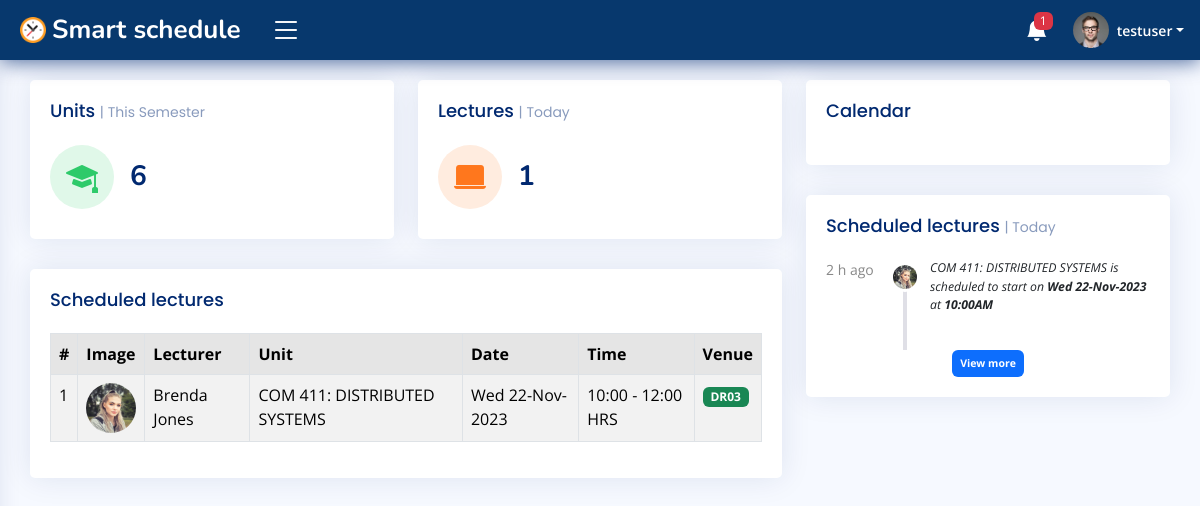
Page /campus/u/homepage/ (signed in) on the committed database.
### accounts/models.py (models this page shows, shortened)
class User(AbstractUser):
    id = models.CharField(max_length=30, primary_key=True, unique=True, editable=False)
    first_name = models.CharField(max_length=15, blank=False)
    last_name = models.CharField(max_length=15, blank=False)
    email = models.EmailField(unique=True)
    gender = models.CharField(max_length=7, blank=False)
    dob = models.DateField(null=True, blank=False, db_column='Date of Birth')
    age = models.PositiveIntegerField(default=0, editable=False)
    mobile_no = PhoneNumberField()
    profile_pic = models.ImageField(upload_to='Users/imgs/dps/', default='default.png')
    is_student = models.BooleanField(default=False)
    date_updated = models.DateTimeField(auto_now=True)
    REQUIRED_FIELDS = ['username']
    USERNAME_FIELD = 'email'
    def __str__(self) -> str:
        return self.username
    class Meta:
        ordering = ['username', 'first_name', 'last_name']

class Faculty(models.Model):
    id = models.CharField(max_length=30, primary_key=True, unique=True, editable=False)
    staff = models.OneToOneField(User, on_delete=models.CASCADE, editable=False)
    school = models.CharField(max_length=70, blank=False)
    department = models.CharField(max_length=40, blank=False)
    position = models.CharField(max_length=20, blank=False)
    date_created = models.DateTimeField(auto_now_add=True)
    date_updated = models.DateTimeField(auto_now=True)
    class Meta:
        ordering = ['staff', 'school']
        verbose_name_plural = 'Faculty records'

### campus/models.py (models this page shows)
class Lecture(models.Model):
    id = models.CharField(max_length=30, primary_key=True, unique=True, editable=False)
    lecturer = models.ForeignKey(Faculty, on_delete=models.CASCADE, editable=False)
    student = models.ForeignKey(Student, on_delete=models.CASCADE, null=True, editable=False)
    lecture_hall = models.ForeignKey('LectureHall', on_delete=models.CASCADE, editable=False, null=True, db_column='Venue')
    unit_name = models.ForeignKey(BookedUnit, on_delete=models.CASCADE)
    lecture_date = models.DateField(null=False, blank=False)
    start_time = models.TimeField(null=False, blank=False, db_column='Scheduled start time')    # lecture should start at this time
    end_time = models.TimeField(null=False, blank=False, db_column='Scheduled end time')     # lecture should end at this time
    recurrence_pattern = models.CharField(max_length=10, blank=False)
    total_students = models.PositiveIntegerField(default=0, editable=False)     # approximate no. of students expected to attend the lecture.
    is_attending = models.BooleanField(default=False)   # is the student attending the lecture?
    is_taught = models.BooleanField(default=False, editable=False)  # was the class taught or it "bounced".
    date_scheduled = models.DateTimeField(auto_now_add=True)
    date_updated = models.DateTimeField(auto_now=True)
    class Meta:
        ordering = ['lecturer', 'lecture_hall', '-date_scheduled']
        verbose_name_plural = 'Scheduled lectures'

class BookedUnit(models.Model):
    id = models.CharField(max_length=30, primary_key=True, unique=True, editable=False)
    lecturer = models.ForeignKey(Faculty, on_delete=models.CASCADE)
    students_course = models.CharField(max_length=50, blank=False)
    course_name = models.CharField(max_length=80, blank=False)
    year_of_study = models.CharField(max_length=10, blank=False)
    semester = models.CharField(max_length=1, blank=False)
    booking_date = models.DateTimeField(auto_now_add=True)
    date_updated = models.DateTimeField(auto_now=True)
    def __str__(self) -> str:
        return self.course_name
    class Meta:
        ordering = ['course_name', 'lecturer']
        verbose_name_plural = 'Booked units'

class LectureHall(models.Model):
    id = models.CharField(max_length=30, primary_key=True, unique=True, editable=False)
    academic_block = models.CharField(max_length=20, blank=False)
    hall_no = models.CharField(max_length=5, unique=True, blank=False)
    seating_capacity = models.PositiveIntegerField(default=0)
    floor = models.CharField(max_length=7, blank=False)
    rating = models.PositiveIntegerField(default=0, editable=False)
    image = models.ImageField(upload_to='Lecture-Halls/img/', default='lecture-hall.png')
    date_created = models.DateTimeField(auto_now_add=True)
    date_edited = models.DateTimeField(auto_now=True)
    def __str__(self) -> str:
        return self.hall_no
    class Meta:
        ordering = ['academic_block', 'hall_no']
        verbose_name_plural = 'Lecture halls'

### campus/views.py (the view)
# urls.py: path('homepage/', views.StudentHomepageView.as_view(), name='student_homepage'),
@method_decorator(login_required(login_url='login'), name='get')
@method_decorator(user_passes_test(lambda user: (user.is_staff is False or user.is_superuser is False) and user.is_student is True), name='get')
class StudentHomepageView(View):
    form_class = StudentsAttendanceConfirmationForm
    template_name = 'dashboard/students/homepage.html'
    def get(self, request, *args, **kwargs):
        current_date = dt.now().strftime("%Y-%m-%d")
        total_units = RegisteredUnit.objects.filter(student=request.user.student).count()
        total_lectures = Lecture.objects.filter(
            lecturer__department=request.user.student.department,
            unit_name__students_course=request.user.student.course,
            unit_name__year_of_study=request.user.student.year,
            unit_name__semester=request.user.student.semester,
            lecture_date=current_date,
        ).count()
        scheduled_lectures_QS = Lecture.objects.filter(
            lecturer__department=request.user.student.department,
            unit_name__students_course=request.user.student.course,
            unit_name__year_of_study=request.user.student.year,
            unit_name__semester=request.user.student.semester,
            lecture_date=current_date,
        ).order_by('-lecture_date', 'start_time', 'unit_name')
        events = Lecture.objects.filter(
            lecturer__department=request.user.student.department,
            unit_name__students_course=request.user.student.course,
        )
        event_data = []
        for event in events:
            event_data.append({
                'title': str(event.unit_name),  # Use appropriate field from your Lecture model
                'start': event.lecture_date.strftime('%Y-%m-%d') + 'T' + event.start_time.strftime('%H:%M:%S'),
                'end': event.lecture_date.strftime('%Y-%m-%d') + 'T' + event.end_time.strftime('%H:%M:%S'),
            })
        context = {
            'TotalUnits': total_units,
            'TotalLectures': total_lectures,
            'scheduled_lectures': scheduled_lectures_QS,
            'events': event_data,
        }
        return render(request, self.template_name, context)

### campus/templates/dashboard/students/homepage.html (shortened to what this page needs)
{% extends 'dashboard/students/base.html' %}{% block title %}Dashboard{% endblock %}
{% load crispy_forms_tags %}
{% load custom_filters %}
	{% block content %}
	<main id="main" class="main">
		<section class="section dashboard">
			<div class="row">
				<div class="col-lg-8">
					<div class="row">
						<div class="col-xxl-4 col-md-6">
							<div class="card info-card units-card">
								<div class="card-body">
									<h5 class="card-title">Units <span>| This Semester</span></h5>
									<div class="d-flex align-items-center">
										<div class="card-icon rounded-circle d-flex align-items-center justify-content-center">
											<i class="bi-mortarboard-fill"></i>
										</div>
										<div class="ps-3">
											<h6>{{ TotalUnits|default:"0" }}</h6>
										</div>
									</div>
								</div>
							</div>
						</div>
						<div class="col-xxl-4 col-md-6">
							<div class="card info-card lectures-card">
								<div class="card-body">
									<h5 class="card-title">Lectures <span>| Today</span></h5>
									<div class="d-flex align-items-center">
										<div class="card-icon rounded-circle d-flex align-items-center justify-content-center">
											<i class="bi-laptop-fill"></i>
										</div>
										<div class="ps-3">
											<h6>{{ TotalLectures|default:0 }}</h6>
										</div>
									</div>
								</div>
							</div>
						</div>
						<div class="col-12">
							<div class="card recent-sales overflow-auto">
								<div class="card-body">
									<h5 class="card-title">Scheduled lectures</h5>
									<div class="table-responsive">
										<table class="table table-bordered table-striped">
											<thead>
												<tr class="table-active">
													<th>#</th>
													<th>Image</th>
													<th>Lecturer</th>
													<th>Unit</th>
													<th>Date</th>
													<th>Time</th>
													<th>Venue</th>
												</tr>
											</thead>
											<tbody>
												{% for lecture in scheduled_lectures %}
												<tr>
													<td>{{ forloop.counter }}</td>
													<td><img src="{{ lecture.lecturer.staff.profile_pic.url }}" class="rounded-circle" height="50px" width="50px" alt="lecturer-dp"></td>
													<td>{{ lecture.lecturer.staff.first_name|title }} {{ lecture.lecturer.staff.last_name|title }}</td>
													<td>{{ lecture.unit_name }}</td>
													<td>{{ lecture.lecture_date|date:"D d-M-Y" }}</td>
													<td>{{ lecture.start_time|date:"H:i" }} - {{ lecture.end_time|date:"H:i" }} HRS</td>
													<td>
														{% if lecture.is_attending is False %}
														<a href="{% url 'confirm_attendance' lecture.id request.user.student %}">
															<span class="badge bg-danger"><i class="bi-exclamation-triangle-fill"></i> Click me</span>
														</a>
														{% elif lecture.lecture_hall is None %}
														<span class="badge bg-primary">Allocation pending</span>
														{% else %}
															{% if lecture.is_taught is False %}
																<span class="badge bg-success">{{ lecture.lecture_hall|default:" -- " }}</span>
															{% else %}
																<a href="{% url 'student_feedback' lecture.lecture_hall.id %}">{{ lecture.lecture_hall|default:" -- " }}</a>
															{% endif %}
														{% endif %}
													</td>
												</tr>
												{% endfor %}
											</tbody>
										</table>
									</div>
								</div>
							</div>
						</div>
					</div>
				</div>
				<div class="col-lg-4">
					<div class="card">
						<div class="card-body">
							<h5 class="card-title">Calendar</h5>
						</div>
					</div>
					<div class="card">
						<div class="card-body">
							<h5 class="card-title">Scheduled lectures <span>| Today</span></h5>
							<div class="activity">
								{% for lecture in scheduled_lectures %}
								<div class="activity-item d-flex">
									{% with lecture.date_scheduled|custom_timesince as time_since %}
									<div class="activity-label">
										{{ time_since }} ago
									</div>
									{% endwith %}
									<img src="{{ lecture.lecturer.staff.profile_pic.url }}" class="rounded-circle activity-badge align-self-start" height="30px" width="30px" alt="user-dp">
									<div class="activity-content">
										<p class="small fst-italic">
											{{ lecture.unit_name }} is scheduled to start on <b>{{ lecture.lecture_date|date:"D d-M-Y" }}</b> at <b>{{ lecture.start_time|date:"h:iA" }}</b>
										</p>
									</div>
								</div>
								{% empty %}
								<div class="activity-item">
									<h6 class="small fst-italic text-center">
										There is no scheduled lecture available!
									</h6>
								</div>
								{% endfor %}
								<div class="text-center">
									<a href="{% url 'student_lecture_records' request.user.student %}" class="badge bg-primary p-2">View more</a>
								</div>
							</div>
						</div>
					</div>
				</div>
			</div>
		</section>
	</main>
	{% endblock %}

### campus/templates/dashboard/students/base.html (shortened to what this page needs)
{% load static %}
<!DOCTYPE html>
<html lang="en">
<head>
    <link href="https://cdn.jsdelivr.net/npm/bootstrap@5.3.2/dist/css/bootstrap.min.css" rel="stylesheet">
    <link rel="stylesheet" href="https://cdn.jsdelivr.net/npm/bootstrap-icons@1.11.1/font/bootstrap-icons.css">
    <link href="{% static 'css/styles.css' %}" rel="stylesheet">
    <link rel="stylesheet" href="https://cdn.jsdelivr.net/npm/fullcalendar@5.10.0/main.min.css">
</head>
<body>
    <header id="header" class="header fixed-top d-flex align-items-center">
        <div class="d-flex align-items-center justify-content-between">
            <a href="{% url 'student_homepage' %}" class="logo d-flex align-items-center">
                <img src="{% static 'img/logo/logo.png' %}" alt="logo">
                <span class="d-none d-lg-block text-white">Smart schedule</span>
            </a>
            <i class="bi bi-list toggle-sidebar-btn"></i>
        </div>
        <nav class="header-nav ms-auto">
            <ul class="d-flex align-items-center">
                <li class="nav-item dropdown">
                    <a class="nav-link nav-icon" href="" data-bs-toggle="dropdown">
                        <i class="bi bi-bell-fill"></i>
                        {% if TotalStudentNotifications != 0 %}
                        <span class="badge bg-danger badge-number">{{ TotalStudentNotifications }}</span>
                        {% endif %}
                    </a>
                </li>
                <li class="nav-item dropdown pe-3">
                    <a class="nav-link nav-profile d-flex align-items-center pe-0" href="#" data-bs-toggle="dropdown">
                        <img src="{{ request.user.profile_pic.url }}" alt="profile" class="rounded-circle">
                        <span class="d-none d-md-block dropdown-toggle ps-2">{{ request.user.username }}</span>
                    </a>
                </li>
            </ul>
        </nav>
    </header>
    {% block content %}
    {% endblock %}
</body>
</html>

### rows in the picture
User: user.profile_pic (picture), user.username "testuser"
Lecture: lecturer.staff.profile_pic (picture), lecturer.staff.first_name "Brenda", lecturer.staff.last_name "Jones", unit_name "COM 411: DISTRIBUTED SYSTEMS", lecture_date "Wed 22-Nov-2023", start_time "10:00", end_time "12:00", lecture_hall "DR03", time_since "2 h", start_time "10:00AM"

### other values in the picture
{{ TotalStudentNotifications }} "1"
{{ TotalUnits|default:"0" }} "6"
{{ TotalLectures|default:0 }} "1"
